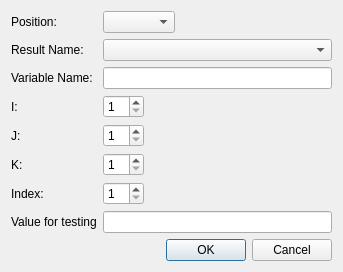
<?xml version="1.0" encoding="UTF-8"?>
<ui version="4.0">
 <class>PostStringResultArgumentSettingEditDialog</class>
 <widget class="QDialog" name="PostStringResultArgumentSettingEditDialog">
  <property name="geometry">
   <rect>
    <x>0</x>
    <y>0</y>
    <width>343</width>
    <height>272</height>
   </rect>
  </property>
  <property name="windowTitle">
   <string>Label Input Setting</string>
  </property>
  <layout class="QVBoxLayout" name="verticalLayout">
   <item>
    <layout class="QGridLayout" name="gridLayout">
     <item row="0" column="0">
      <widget class="QLabel" name="positionLabel">
       <property name="text">
        <string>Position:</string>
       </property>
      </widget>
     </item>
     <item row="0" column="1">
      <layout class="QHBoxLayout" name="horizontalLayout">
       <item>
        <widget class="QComboBox" name="positionComboBox"/>
       </item>
       <item>
        <spacer name="horizontalSpacer">
         <property name="orientation">
          <enum>Qt::Horizontal</enum>
         </property>
         <property name="sizeHint" stdset="0">
          <size>
           <width>40</width>
           <height>20</height>
          </size>
         </property>
        </spacer>
       </item>
      </layout>
     </item>
     <item row="1" column="0">
      <widget class="QLabel" name="resultNameLabel">
       <property name="text">
        <string>Result Name:</string>
       </property>
      </widget>
     </item>
     <item row="1" column="1">
      <layout class="QHBoxLayout" name="horizontalLayout_2">
       <item>
        <widget class="QComboBox" name="resultNameComboBox"/>
       </item>
      </layout>
     </item>
     <item row="2" column="0">
      <widget class="QLabel" name="vNameLabel">
       <property name="text">
        <string>Variable Name:</string>
       </property>
      </widget>
     </item>
     <item row="2" column="1">
      <widget class="QLineEdit" name="vNameEdit"/>
     </item>
     <item row="3" column="0">
      <widget class="QLabel" name="indexILabel">
       <property name="text">
        <string>I:</string>
       </property>
      </widget>
     </item>
     <item row="3" column="1">
      <layout class="QHBoxLayout" name="horizontalLayout_3">
       <item>
        <widget class="QSpinBox" name="iSpinBox">
         <property name="minimum">
          <number>1</number>
         </property>
        </widget>
       </item>
       <item>
        <spacer name="horizontalSpacer_3">
         <property name="orientation">
          <enum>Qt::Horizontal</enum>
         </property>
         <property name="sizeHint" stdset="0">
          <size>
           <width>40</width>
           <height>20</height>
          </size>
         </property>
        </spacer>
       </item>
      </layout>
     </item>
     <item row="4" column="0">
      <widget class="QLabel" name="indexJLabel">
       <property name="text">
        <string>J:</string>
       </property>
      </widget>
     </item>
     <item row="4" column="1">
      <layout class="QHBoxLayout" name="horizontalLayout_4">
       <item>
        <widget class="QSpinBox" name="jSpinBox">
         <property name="minimum">
          <number>1</number>
         </property>
        </widget>
       </item>
       <item>
        <spacer name="horizontalSpacer_4">
         <property name="orientation">
          <enum>Qt::Horizontal</enum>
         </property>
         <property name="sizeHint" stdset="0">
          <size>
           <width>40</width>
           <height>20</height>
          </size>
         </property>
        </spacer>
       </item>
      </layout>
     </item>
     <item row="5" column="0">
      <widget class="QLabel" name="indexKLabel">
       <property name="text">
        <string>K:</string>
       </property>
      </widget>
     </item>
     <item row="5" column="1">
      <layout class="QHBoxLayout" name="horizontalLayout_5">
       <item>
        <widget class="QSpinBox" name="kSpinBox">
         <property name="minimum">
          <number>1</number>
         </property>
        </widget>
       </item>
       <item>
        <spacer name="horizontalSpacer_5">
         <property name="orientation">
          <enum>Qt::Horizontal</enum>
         </property>
         <property name="sizeHint" stdset="0">
          <size>
           <width>40</width>
           <height>20</height>
          </size>
         </property>
        </spacer>
       </item>
      </layout>
     </item>
     <item row="6" column="0">
      <widget class="QLabel" name="indexLabel">
       <property name="text">
        <string>Index:</string>
       </property>
      </widget>
     </item>
     <item row="6" column="1">
      <layout class="QHBoxLayout" name="horizontalLayout_6">
       <item>
        <widget class="QSpinBox" name="indexSpinBox">
         <property name="minimum">
          <number>1</number>
         </property>
        </widget>
       </item>
       <item>
        <spacer name="horizontalSpacer_6">
         <property name="orientation">
          <enum>Qt::Horizontal</enum>
         </property>
         <property name="sizeHint" stdset="0">
          <size>
           <width>40</width>
           <height>20</height>
          </size>
         </property>
        </spacer>
       </item>
      </layout>
     </item>
     <item row="7" column="0">
      <widget class="QLabel" name="valueForTestLabel">
       <property name="text">
        <string>Value for testing</string>
       </property>
      </widget>
     </item>
     <item row="7" column="1">
      <widget class="QLineEdit" name="valueForTestEdit"/>
     </item>
    </layout>
   </item>
   <item>
    <spacer name="verticalSpacer">
     <property name="orientation">
      <enum>Qt::Vertical</enum>
     </property>
     <property name="sizeHint" stdset="0">
      <size>
       <width>20</width>
       <height>0</height>
      </size>
     </property>
    </spacer>
   </item>
   <item>
    <widget class="QDialogButtonBox" name="buttonBox">
     <property name="orientation">
      <enum>Qt::Horizontal</enum>
     </property>
     <property name="standardButtons">
      <set>QDialogButtonBox::Cancel|QDialogButtonBox::Ok</set>
     </property>
    </widget>
   </item>
  </layout>
 </widget>
 <resources/>
 <connections>
  <connection>
   <sender>buttonBox</sender>
   <signal>accepted()</signal>
   <receiver>PostStringResultArgumentSettingEditDialog</receiver>
   <slot>accept()</slot>
   <hints>
    <hint type="sourcelabel">
     <x>248</x>
     <y>254</y>
    </hint>
    <hint type="destinationlabel">
     <x>157</x>
     <y>274</y>
    </hint>
   </hints>
  </connection>
  <connection>
   <sender>buttonBox</sender>
   <signal>rejected()</signal>
   <receiver>PostStringResultArgumentSettingEditDialog</receiver>
   <slot>reject()</slot>
   <hints>
    <hint type="sourcelabel">
     <x>316</x>
     <y>260</y>
    </hint>
    <hint type="destinationlabel">
     <x>286</x>
     <y>274</y>
    </hint>
   </hints>
  </connection>
 </connections>
</ui>
